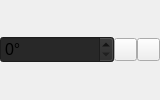
                   <widget class="QWidget" name="widget_17" native="true">
                    <property name="minimumSize">
                     <size>
                      <width>0</width>
                      <height>0</height>
                     </size>
                    </property>
                    <property name="maximumSize">
                     <size>
                      <width>160</width>
                      <height>16777215</height>
                     </size>
                    </property>
                    <layout class="QHBoxLayout" name="horizontalLayout_13">
                     <property name="spacing">
                      <number>0</number>
                     </property>
                     <property name="leftMargin">
                      <number>0</number>
                     </property>
                     <property name="topMargin">
                      <number>0</number>
                     </property>
                     <property name="rightMargin">
                      <number>0</number>
                     </property>
                     <property name="bottomMargin">
                      <number>0</number>
                     </property>
                     <item>
                      <widget class="QSpinBox" name="z_altitude">
                       <property name="font">
                        <font>
                         <pointsize>12</pointsize>
                        </font>
                       </property>
                       <property name="styleSheet">
                        <string notr="true">background-color: rgb(40, 40, 40);
alternate-background-color: rgb(40, 40, 40);</string>
                       </property>
                       <property name="suffix">
                        <string>°</string>
                       </property>
                       <property name="maximum">
                        <number>1000</number>
                       </property>
                       <property name="value">
                        <number>0</number>
                       </property>
                      </widget>
                     </item>
                     <item>
                      <widget class="QPushButton" name="lPushButton_6">
                       <property name="sizePolicy">
                        <sizepolicy hsizetype="Fixed" vsizetype="Fixed">
                         <horstretch>0</horstretch>
                         <verstretch>0</verstretch>
                        </sizepolicy>
                       </property>
                       <property name="maximumSize">
                        <size>
                         <width>23</width>
                         <height>23</height>
                        </size>
                       </property>
                       <property name="text">
                        <string/>
                       </property>
                       <property name="icon">
                        <iconset>
                         <normaloff>.rsrc/res/drawable/arrowrlbtn21a.png</normaloff>.rsrc/res/drawable/arrowrlbtn21a.png</iconset>
                       </property>
                      </widget>
                     </item>
                     <item>
                      <widget class="QPushButton" name="rPushButton_6">
                       <property name="sizePolicy">
                        <sizepolicy hsizetype="Fixed" vsizetype="Fixed">
                         <horstretch>0</horstretch>
                         <verstretch>0</verstretch>
                        </sizepolicy>
                       </property>
                       <property name="maximumSize">
                        <size>
                         <width>23</width>
                         <height>23</height>
                        </size>
                       </property>
                       <property name="text">
                        <string/>
                       </property>
                       <property name="icon">
                        <iconset>
                         <normaloff>.rsrc/res/drawable/arrowlrbtn21a.png</normaloff>.rsrc/res/drawable/arrowlrbtn21a.png</iconset>
                       </property>
                      </widget>
                     </item>
                    </layout>
                   </widget>
